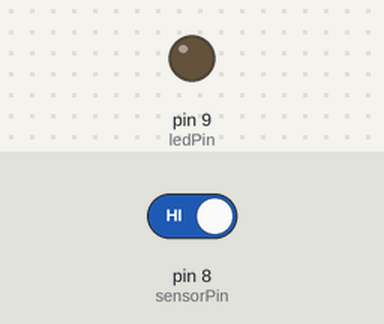
The sketch below on a simulated Arduino Uno, built with avr-gcc and run on an emulated ATmega328P. Shown: output pins drawn as LEDs (lit = HIGH). Dashed ring = blinking. The test bench sets the inputs (shaded band); at power-on: pin 8 (sensorPin) HIGH.

Above: at 1.2 s.
1.3 s: pin 8 (sensorPin) driven LOW
At 1.51 s:
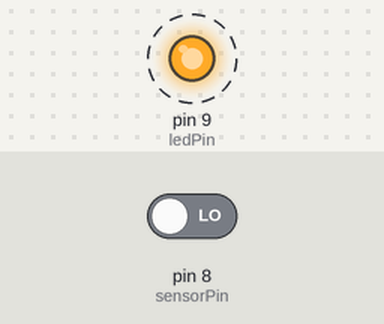
4.3 s: pin 8 (sensorPin) driven HIGH
At 4.3 s:
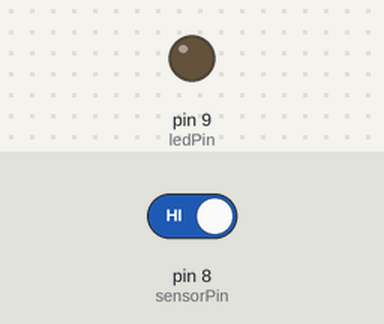
Timing chart, 0 to 7.3 s (numbered marks = the images above; inputs shaded):
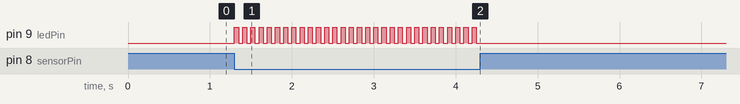

The sketch:

sesuygulama2.ino
```cpp
int ledPin=9;
int sensorPin=8;
boolean led_durum=false;
void setup() {
  pinMode(ledPin,OUTPUT);
  pinMode(sensorPin,INPUT);

}

void loop() {
  int sensor_durum=digitalRead(sensorPin);
  if(sensor_durum==0)
  {
    if(!led_durum)
    {
      digitalWrite(ledPin,HIGH);
      led_durum=true;
    }
    else if(led_durum)
    {
      digitalWrite(ledPin,LOW);
      led_durum=false;
    }
    delay(50);
  }

}
```

Measured:
- after the input at 1.3 s, pin 9 (ledPin): alternates HIGH for 0.05 s and LOW for 0.05 s, starting at once
- after the input at 4.3 s, pin 9 (ledPin): stops changing and stays LOW
